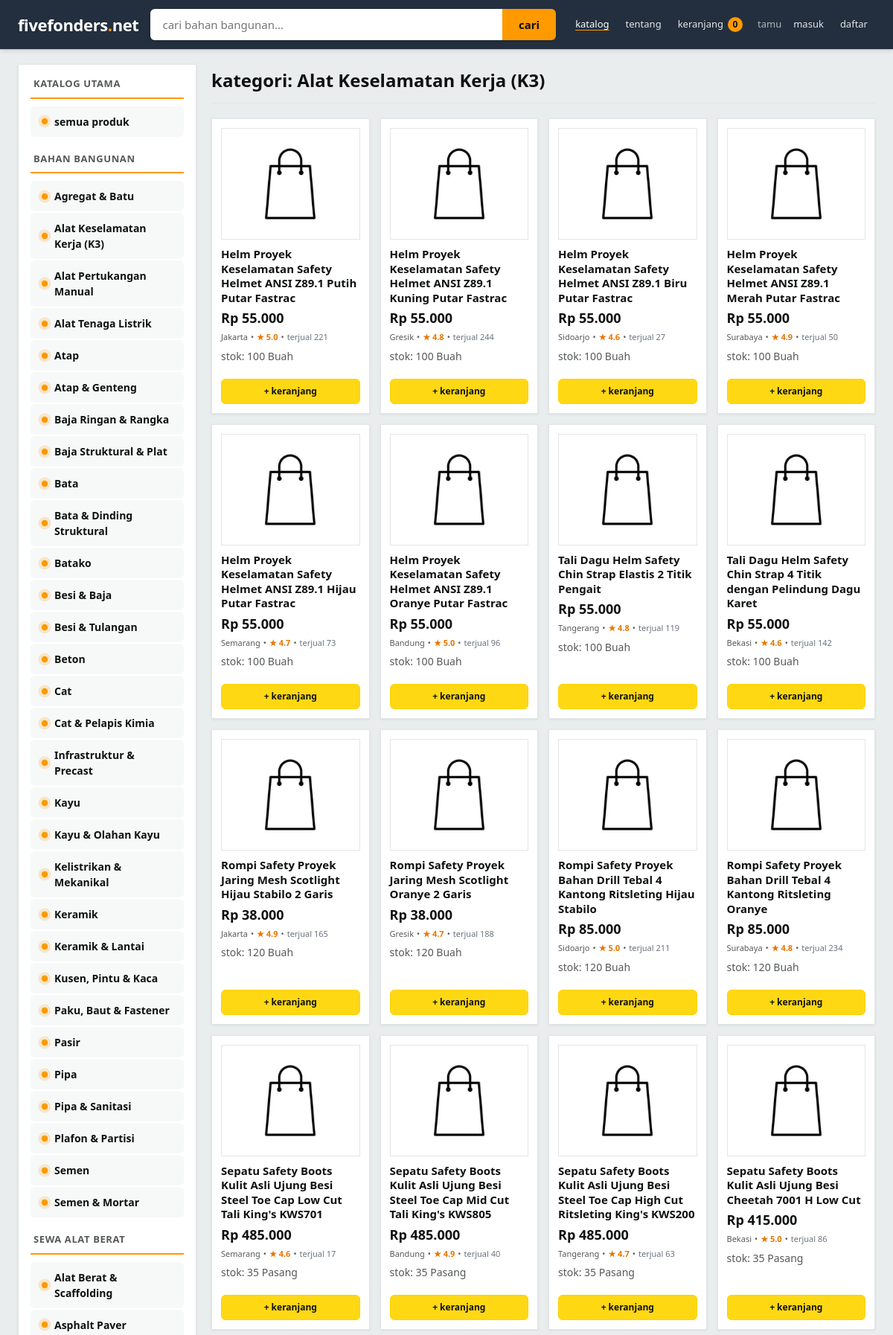
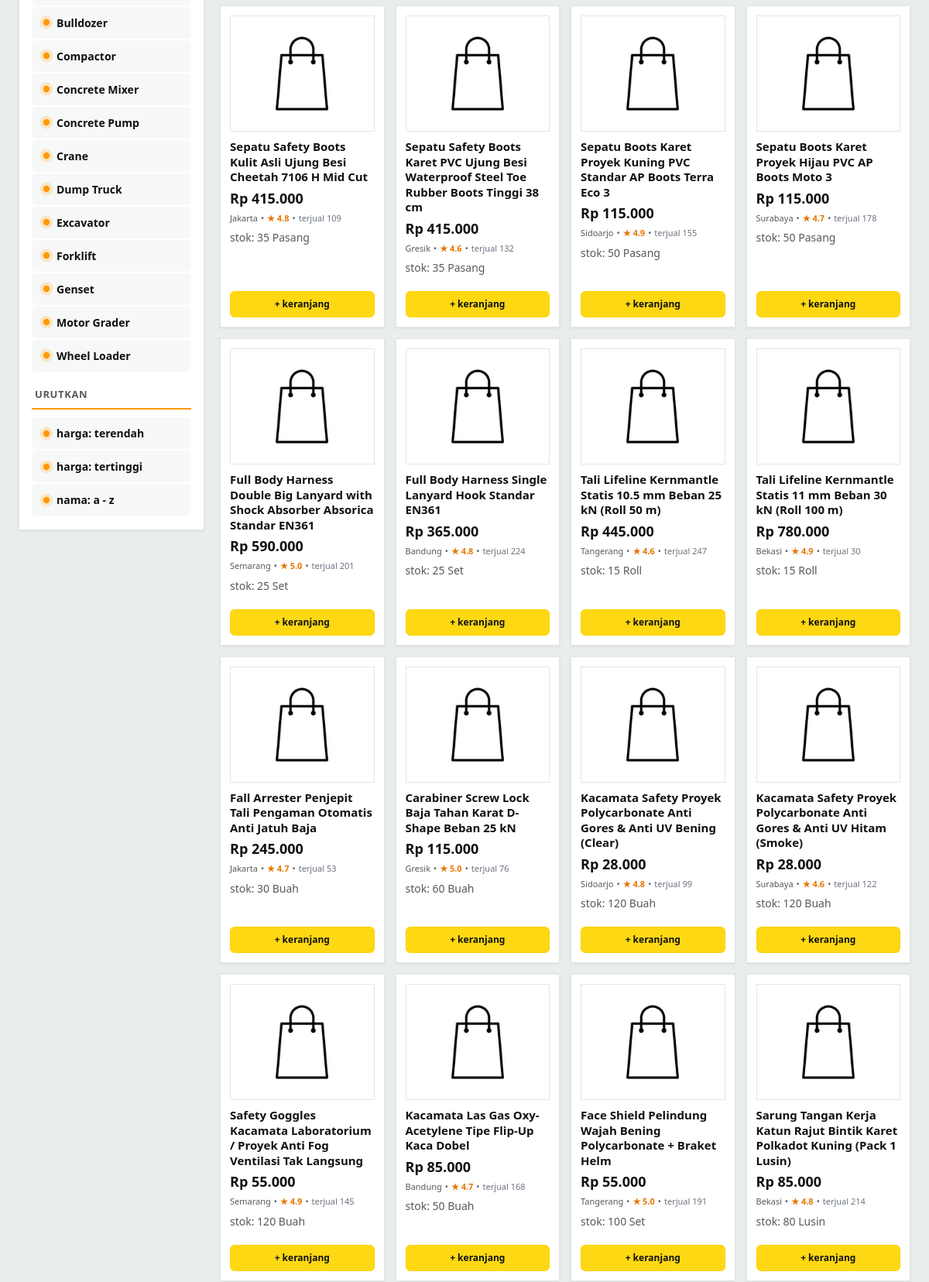
The page /home/dashboard.php?cat=Alat+Keselamatan+Kerja+(K3) (upper part) on the database its author committed (2 pictures, top to bottom).
### tables this page shows
CREATE TABLE products (
    id INT AUTO_INCREMENT PRIMARY KEY,
    category_id INT NULL,
    category VARCHAR(50) NOT NULL DEFAULT '',
    code VARCHAR(50) NULL,
    name VARCHAR(150) NOT NULL UNIQUE,
    description TEXT,
    unit VARCHAR(50) NOT NULL,
    price DECIMAL(15,2) NOT NULL DEFAULT 0.00,
    stock INT NOT NULL DEFAULT 0,
    minimum_stock INT NOT NULL DEFAULT 0,
    lokasi VARCHAR(50) DEFAULT 'Surabaya',
    rating DECIMAL(2,1) DEFAULT 4.9,
    terjual INT DEFAULT 0,
    image VARCHAR(500) DEFAULT 'images/no-image.webp',
    status VARCHAR(50) NOT NULL DEFAULT 'active',
    created_at TIMESTAMP DEFAULT CURRENT_TIMESTAMP
);

### home/includes/items.php (called while the page is built, shortened)
<?php
require_once __DIR__ . '/../../config/database.php';
if (!function_exists('urlen')) {
    function urlen($id) {
        $cipher = openssl_encrypt((string)$id, 'AES-128-ECB', 'k4sirqu_secret_key');
        return rtrim(strtr($cipher, '+/', '-_'), '=');
    }
}
$result = mysqli_query($koneksi, "SELECT * FROM products ORDER BY id");
?>

### home/dashboard.php (the view, shortened to what this page needs)
<?php
require_once __DIR__ . '/includes/items.php';
$searchquery = isset($_GET['q']) ? trim($_GET['q']) : "";
$category = isset($_GET['cat']) ? trim($_GET['cat']) : "";
$searchterm = "%" . $searchquery . "%";
if ($searchquery !== "" && $category !== "") {
    $wherestr = " WHERE (name LIKE ? OR description LIKE ?) AND category = ?";
} elseif ($searchquery !== "") {
    $wherestr = " WHERE (name LIKE ? OR description LIKE ?)";
} elseif ($category !== "") {
    $wherestr = " WHERE category = ?";
} else {
    $wherestr = "";
}
$orderstr = " ORDER BY id";
$datasql = "SELECT * FROM products" . $wherestr . $orderstr;
$result = false;
if ($searchquery !== "" && $category !== "") {
    $result = mysqli_execute_query($koneksi, $datasql, [$searchterm, $searchterm, $category]);
} elseif ($searchquery !== "") {
    $result = mysqli_execute_query($koneksi, $datasql, [$searchterm, $searchterm]);
} elseif ($category !== "") {
    $result = mysqli_execute_query($koneksi, $datasql, [$category]);
} else {
    $result = mysqli_query($koneksi, $datasql);
}
$filtered = [];
if ($result) {
    while ($row = mysqli_fetch_assoc($result)) {
        $id = (int)$row['id'];
        $img = !empty($row['image']) ? $row['image'] : "images/no-image.webp";
        $filtered[] = [
            "id" => $id,
            "name" => $row['name'],
            "price" => (float)$row['price'],
            "stock" => (int)$row['stock'],
            "unit" => !empty($row['unit']) ? $row['unit'] : "buah",
            "lokasi" => !empty($row['lokasi']) ? $row['lokasi'] : "Surabaya",
            "rating" => isset($row['rating']) ? (float)$row['rating'] : 4.9,
            "terjual" => isset($row['terjual']) ? (int)$row['terjual'] : 0,
            "category" => $row['category'] ?? '',
            "image" => $img,
            "desc" => $row['description']
        ];
    }
}
require __DIR__ . '/partials/header.php';
?>
    <?php require __DIR__ . '/partials/topbar.php'; ?>
    <div class="layout">
        <?php require __DIR__ . '/partials/sidebar.php'; ?>
        <div class="content">
            <div class="heading" id="katalog">
                <?php
                if ($searchquery != "") {
                    echo "hasil pencarian: " . htmlspecialchars($searchquery);
                } elseif ($category != "") {
                    echo "kategori: " . htmlspecialchars($category);
                } else {
                    echo "semua produk";
                }
                ?>
            </div>
            <?php if (empty($filtered)): ?>
                <div class="emptybox">
                    <div class="sidetitle">produk tidak ditemukan</div>
                    <div class="detaildesc">coba cari dengan kata kunci lain atau lihat seluruh katalog produk kami.</div>
                    <a href="dashboard.php" class="buybtn">lihat semua produk</a>
                </div>
            <?php else: ?>
                <div class="grid">
                    <?php
                    $alatberatlist = ['Excavator', 'Crane', 'Bulldozer', 'Wheel Loader', 'Forklift', 'Dump Truck', 'Concrete Mixer', 'Compactor', 'Motor Grader', 'Asphalt Paver', 'Concrete Pump', 'Genset'];
                    $itemidx = 0;
                    $initiallimit = 35;
                    foreach ($filtered as $p):
                        $isalatberat = in_array($p['category'], $alatberatlist);
                        $ishidden = ($itemidx >= $initiallimit);
                        $itemidx++;
                    ?>
                        <a href="product.php?id=<?php echo urlen($p['id']); ?>" class="item <?php echo $ishidden ? 'loadmorehidden' : ''; ?>">
                            <div class="imagebox">
                                <img src="<?php echo htmlspecialchars($p['image']); ?>" alt="<?php echo htmlspecialchars($p['name']); ?>" class="productimage" loading="lazy" onerror="this.src='images/no-image.webp'">
                            </div>
                            <div class="itemname"><?php echo htmlspecialchars($p['name']); ?></div>
                            <div class="itemprice">Rp <?php echo number_format($p['price'], 0, ',', '.'); ?><?php echo $isalatberat ? ' <span class="unitlabel">/ unit</span>' : ''; ?></div>
                            <div class="itemmeta">
                                <span class="itemcity"><?php echo htmlspecialchars($p['lokasi']); ?></span> &bull;
                                <span class="itemrating">&#9733; <?php echo number_format($p['rating'], 1); ?></span> &bull;
                                <span class="itemsold">terjual <?php echo number_format($p['terjual'], 0, ',', '.'); ?></span>
                            </div>
                            <div class="detaildesc"><?php echo $isalatberat ? 'unit sewa siap operasi' : 'stok: ' . $p['stock'] . ' ' . htmlspecialchars($p['unit']); ?></div>
                            <div class="itemactions">
                                <?php if ($isalatberat): ?>
                                    <span class="buybtn">ajukan sewa</span>
                                <?php else: ?>
                                    <span class="buybtn">+ keranjang</span>
                                <?php endif; ?>
                            </div>
                        </a>
                    <?php endforeach; ?>
                </div>
            <?php endif; ?>
        </div>
    </div>
<?php require __DIR__ . '/partials/footer.php'; ?>

### assets/style.css (style rules this page uses)
* { box-sizing: border-box; }
:root { --bgpage: #EAEDED; --bgpanel: #232F3E; --bgpanel2: #131921; --bgcard: #FFFFFF; --bginput: #FFFFFF; --bgsoft: #F7F8F8; --bgsoft2: #F0F2F2; --border: #E3E6E6; --borderstrong: #D5D9D9; --textmain: #0F1111; --textdim: #565959; --textmute: #6B7280; --linkcolor: #007185; --linkhover: #C7511F; --brand: #FFFFFF; --branddark: #232F3E; --accent: #FF9900; --accentdark: #E77600; --danger: #B12704; --success: #067D62; --btnbg: #FFD814; --btnborder: #FCD200; --btntext: #0F1111; --btnsecondary: #FFFFFF; --btnsecondaryborder: #D5D9D9; --tableheader: #F0F2F2; --shadow: 0 1px 3px rgba(15,17,17,0.08); --shadowhover: 0 4px 14px rgba(15,17,17,0.14); --radius: 0; --radius-sm: 6px; --font: "Segoe UI", "Helvetica Neue", Arial, sans-serif; }
body { margin: 0; padding: 0; font-family: var(--font); font-size: 16px; line-height: 1.5; background-color: var(--bgpage); color: var(--textmain); -webkit-font-smoothing: antialiased; }
.marketpage { background-color: var(--bgpage); color: var(--textmain); min-height: 100vh; }
.layout { display: flex; min-height: calc(100vh - 68px); width: 100%; max-width: 100%; margin: 0 auto; gap: 20px; padding: 20px 24px 40px; }
.content { flex: 1; background-color: transparent; border: none; padding: 0; min-width: 0; }
.heading { font-size: 24px; font-weight: 700; color: var(--textmain); margin: 4px 0 20px; padding-bottom: 12px; border-bottom: 1px solid var(--border); background: none; border-left: none; border-right: none; border-top: none; text-align: left; }
.grid { display: grid; grid-template-columns: repeat(auto-fill, minmax(195px, 1fr)); gap: 14px; }
.item { border: 1px solid var(--border); border-radius: var(--radius); background-color: var(--bgcard); color: var(--textmain); padding: 12px; text-align: left; display: flex; flex-direction: column; box-shadow: var(--shadow); transition: box-shadow 0.15s ease, transform 0.15s ease; }
.imagebox { width: 100%; height: 150px; background-color: var(--bgcard); border: 1px solid var(--border); border-radius: 0; margin-bottom: 10px; display: flex; align-items: center; justify-content: center; color: var(--textmute); font-size: 13px; overflow: hidden; padding: 6px; }
.productimage { max-width: 100%; max-height: 100%; object-fit: contain; display: block; }
.itemname { font-size: 15px; font-weight: 600; color: var(--textmain); margin-bottom: 4px; text-decoration: none; display: block; line-height: 1.3; }
.itemprice { font-size: 18px; color: var(--textmain); font-weight: 800; margin-bottom: 4px; }
.itemmeta { font-size: 11px; color: var(--textdim); margin-bottom: 6px; display: flex; align-items: center; gap: 4px; flex-wrap: wrap; }
.itemcity { color: var(--textdim); }
.itemrating { color: var(--accentdark); font-weight: bold; }
.itemsold { color: var(--textmute); }
.detaildesc { font-size: 14px; color: var(--textdim); line-height: 1.5; margin-bottom: 10px; }
.detaildesc::before { content: none; }
.itemactions { margin-top: auto; display: flex; gap: 6px; padding-top: 10px; flex-wrap: wrap; }
.buybtn, .cartbtn { flex: 1; min-width: 60px; background-color: var(--btnbg); border: 1px solid var(--btnborder); border-radius: var(--radius-sm); padding: 7px 8px; font-size: 12px; font-weight: 700; cursor: pointer; text-decoration: none; color: var(--btntext); display: inline-block; text-align: center; font-family: var(--font); transition: background-color 0.12s ease, border-color 0.12s ease; }
html { scroll-behavior: smooth; }

### rows shown on the page
products: name "Helm Proyek Keselamatan Safety Helmet ANSI Z89.1 Putih Putar Fastrac", price "55.000", lokasi "Jakarta", rating "5.0", terjual "221", stock "100", unit "Buah", shows "+ keranjang"
products: name "Helm Proyek Keselamatan Safety Helmet ANSI Z89.1 Kuning Putar Fastrac", price "55.000", lokasi "Gresik", rating "4.8", terjual "244", stock "100", unit "Buah", shows "+ keranjang"
products: name "Helm Proyek Keselamatan Safety Helmet ANSI Z89.1 Biru Putar Fastrac", price "55.000", lokasi "Sidoarjo", rating "4.6", terjual "27", stock "100", unit "Buah", shows "+ keranjang"
products: name "Helm Proyek Keselamatan Safety Helmet ANSI Z89.1 Merah Putar Fastrac", price "55.000", lokasi "Surabaya", rating "4.9", terjual "50", stock "100", unit "Buah", shows "+ keranjang"
products: name "Helm Proyek Keselamatan Safety Helmet ANSI Z89.1 Hijau Putar Fastrac", price "55.000", lokasi "Semarang", rating "4.7", terjual "73", stock "100", unit "Buah", shows "+ keranjang"
products: name "Helm Proyek Keselamatan Safety Helmet ANSI Z89.1 Oranye Putar Fastrac", price "55.000", lokasi "Bandung", rating "5.0", terjual "96", stock "100", unit "Buah", shows "+ keranjang"
products: name "Tali Dagu Helm Safety Chin Strap Elastis 2 Titik Pengait", price "55.000", lokasi "Tangerang", rating "4.8", terjual "119", stock "100", unit "Buah", shows "+ keranjang"
products: name "Tali Dagu Helm Safety Chin Strap 4 Titik dengan Pelindung Dagu Karet", price "55.000", lokasi "Bekasi", rating "4.6", terjual "142", stock "100", unit "Buah", shows "+ keranjang"
products: name "Rompi Safety Proyek Jaring Mesh Scotlight Hijau Stabilo 2 Garis", price "38.000", lokasi "Jakarta", rating "4.9", terjual "165", stock "120", unit "Buah", shows "+ keranjang"
products: name "Rompi Safety Proyek Jaring Mesh Scotlight Oranye 2 Garis", price "38.000", lokasi "Gresik", rating "4.7", terjual "188", stock "120", unit "Buah", shows "+ keranjang"
products: name "Rompi Safety Proyek Bahan Drill Tebal 4 Kantong Ritsleting Hijau Stabilo", price "85.000", lokasi "Sidoarjo", rating "5.0", terjual "211", stock "120", unit "Buah", shows "+ keranjang"
products: name "Rompi Safety Proyek Bahan Drill Tebal 4 Kantong Ritsleting Oranye", price "85.000", lokasi "Surabaya", rating "4.8", terjual "234", stock "120", unit "Buah", shows "+ keranjang"
products: name "Sepatu Safety Boots Kulit Asli Ujung Besi Steel Toe Cap Low Cut Tali King's KWS701", price "485.000", lokasi "Semarang", rating "4.6", terjual "17", stock "35", unit "Pasang", shows "+ keranjang"
products: name "Sepatu Safety Boots Kulit Asli Ujung Besi Steel Toe Cap Mid Cut Tali King's KWS805", price "485.000", lokasi "Bandung", rating "4.9", terjual "40", stock "35", unit "Pasang", shows "+ keranjang"
products: name "Sepatu Safety Boots Kulit Asli Ujung Besi Steel Toe Cap High Cut Ritsleting King's KWS200", price "485.000", lokasi "Tangerang", rating "4.7", terjual "63", stock "35", unit "Pasang", shows "+ keranjang"
products: name "Sepatu Safety Boots Kulit Asli Ujung Besi Cheetah 7001 H Low Cut", price "415.000", lokasi "Bekasi", rating "5.0", terjual "86", stock "35", unit "Pasang", shows "+ keranjang"
products: name "Sepatu Safety Boots Kulit Asli Ujung Besi Cheetah 7106 H Mid Cut", price "415.000", lokasi "Jakarta", rating "4.8", terjual "109", stock "35", unit "Pasang", shows "+ keranjang"
products: name "Sepatu Safety Boots Karet PVC Ujung Besi Waterproof Steel Toe Rubber Boots Tinggi 38 cm", price "415.000", lokasi "Gresik", rating "4.6", terjual "132", stock "35", unit "Pasang", shows "+ keranjang"
products: name "Sepatu Boots Karet Proyek Kuning PVC Standar AP Boots Terra Eco 3", price "115.000", lokasi "Sidoarjo", rating "4.9", terjual "155", stock "50", unit "Pasang", shows "+ keranjang"
products: name "Sepatu Boots Karet Proyek Hijau PVC AP Boots Moto 3", price "115.000", lokasi "Surabaya", rating "4.7", terjual "178", stock "50", unit "Pasang", shows "+ keranjang"
products: name "Full Body Harness Double Big Lanyard with Shock Absorber Absorica Standar EN361", price "590.000", lokasi "Semarang", rating "5.0", terjual "201", stock "25", unit "Set", shows "+ keranjang"
products: name "Full Body Harness Single Lanyard Hook Standar EN361", price "365.000", lokasi "Bandung", rating "4.8", terjual "224", stock "25", unit "Set", shows "+ keranjang"
products: name "Tali Lifeline Kernmantle Statis 10.5 mm Beban 25 kN (Roll 50 m)", price "445.000", lokasi "Tangerang", rating "4.6", terjual "247", stock "15", unit "Roll", shows "+ keranjang"
products: name "Tali Lifeline Kernmantle Statis 11 mm Beban 30 kN (Roll 100 m)", price "780.000", lokasi "Bekasi", rating "4.9", terjual "30", stock "15", unit "Roll", shows "+ keranjang"
products: name "Fall Arrester Penjepit Tali Pengaman Otomatis Anti Jatuh Baja", price "245.000", lokasi "Jakarta", rating "4.7", terjual "53", stock "30", unit "Buah", shows "+ keranjang"
products: name "Carabiner Screw Lock Baja Tahan Karat D-Shape Beban 25 kN", price "115.000", lokasi "Gresik", rating "5.0", terjual "76", stock "60", unit "Buah", shows "+ keranjang"
products: name "Kacamata Safety Proyek Polycarbonate Anti Gores & Anti UV Bening (Clear)", price "28.000", lokasi "Sidoarjo", rating "4.8", terjual "99", stock "120", unit "Buah", shows "+ keranjang"
products: name "Kacamata Safety Proyek Polycarbonate Anti Gores & Anti UV Hitam (Smoke)", price "28.000", lokasi "Surabaya", rating "4.6", terjual "122", stock "120", unit "Buah", shows "+ keranjang"
products: name "Safety Goggles Kacamata Laboratorium / Proyek Anti Fog Ventilasi Tak Langsung", price "55.000", lokasi "Semarang", rating "4.9", terjual "145", stock "120", unit "Buah", shows "+ keranjang"
products: name "Kacamata Las Gas Oxy-Acetylene Tipe Flip-Up Kaca Dobel", price "85.000", lokasi "Bandung", rating "4.7", terjual "168", stock "50", unit "Buah", shows "+ keranjang"
products: name "Face Shield Pelindung Wajah Bening Polycarbonate + Braket Helm", price "55.000", lokasi "Tangerang", rating "5.0", terjual "191", stock "100", unit "Set", shows "+ keranjang"
products: name "Sarung Tangan Kerja Katun Rajut Bintik Karet Polkadot Kuning (Pack 1 Lusin)", price "85.000", lokasi "Bekasi", rating "4.8", terjual "214", stock "80", unit "Lusin", shows "+ keranjang"

### other values the page prints
$topbarcartcount "0"
$scat "Agregat & Batu"
$scat "Alat Keselamatan Kerja (K3)"
$scat "Alat Pertukangan Manual"
$scat "Alat Tenaga Listrik"
$scat "Atap"
$scat "Atap & Genteng"
$scat "Baja Ringan & Rangka"
$scat "Baja Struktural & Plat"
$scat "Bata"
$scat "Bata & Dinding Struktural"
$scat "Batako"
$scat "Besi & Baja"
$scat "Besi & Tulangan"
$scat "Beton"
